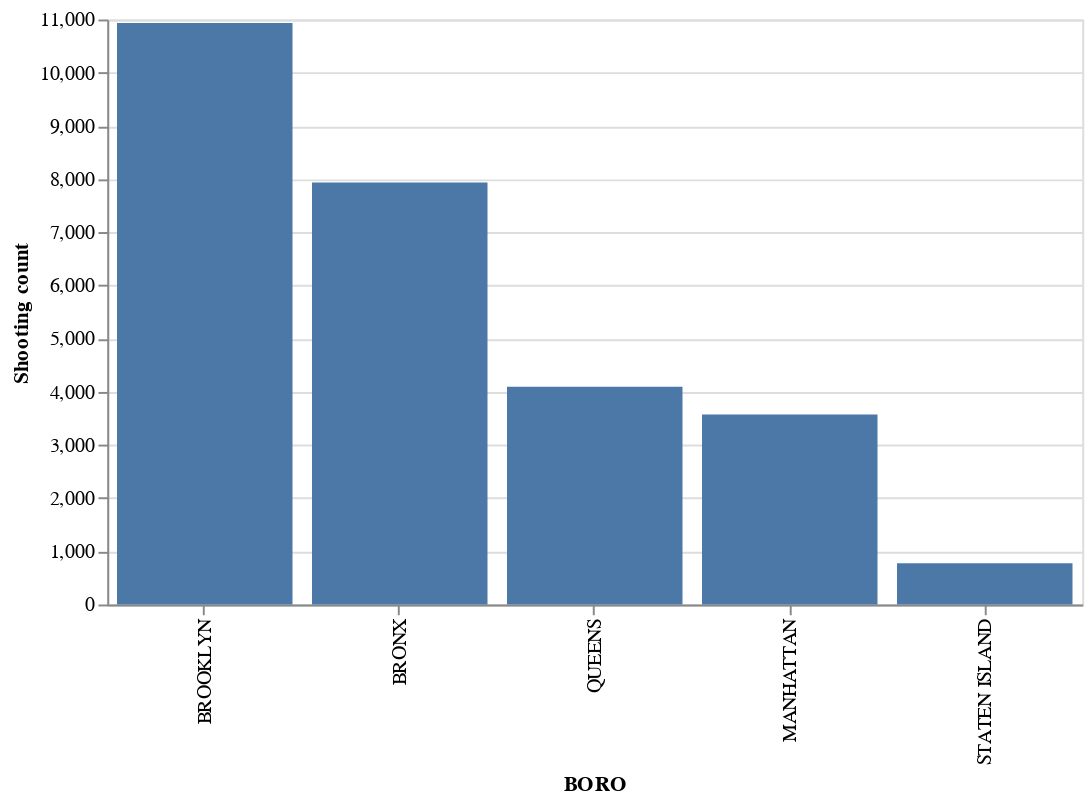

This figure's notebook cell:
### Markdown cell above
### WHERE: Distribution of shootings based on region, brooklyn and bronx make majority 
Location related info (inside /outside or )is missing 93%
most of shooting happens in multidwelling

### Code cell
sample = raw_data.groupby('BORO', as_index=False).count()
# sample = sample.sort_values(by="PRECINCT", ascending=False, inplace=True)
alt.Chart(sample, width=500).mark_bar().encode(
    x = alt.X("BORO:O", sort='-y'),
    y = alt.Y("PRECINCT", title="Shooting count")
)

### Figure 1 — Vega-Lite specification as saved in the notebook (floating-point values rounded to 4 significant figures)
{"config": {"view": {"continuousWidth": 300, "continuousHeight": 300}}, "data": {"name": "data-fbdc3d89c318c5e88bb3d1205c2f97fe"}, "mark": {"type": "bar"}, "encoding": {"x": {"field": "BORO", "sort": "-y", "type": "ordinal"}, "y": {"field": "PRECINCT", "title": "Shooting count", "type": "quantitative"}}, "width": 500, "$schema": "https://vega.github.io/schema/vega-lite/v5.17.0.json", "datasets": {"data-fbdc3d89c318c5e88bb3d1205c2f97fe": [{"BORO": "BRONX", "INCIDENT_KEY": 7937, "OCCUR_DATE": 7937, "OCCUR_TIME": 7937, "LOC_OF_OCCUR_DESC": 535, "PRECINCT": 7937, "JURISDICTION_CODE": 7937, "LOC_CLASSFCTN_DESC": 535, "LOCATION_DESC": 3396, "STATISTICAL_MURDER_FLAG": 7937, "PERP_AGE_GROUP": 5425, "PERP_SEX": 5431, "PERP_RACE": 5431, "VIC_AGE_GROUP": 7937, "VIC_SEX": 7937, "VIC_RACE": 7937, "X_COORD_CD": 7937, "Y_COORD_CD": 7937, "Latitude": 7937, "Longitude": 7937, "Lon_Lat": 7937, "OCCUR_MONTH": 7937, "OCCUR_YEAR": 7937, "weekend": 7937, "time_category": 7937, "time_window": 7937}, {"BORO": "BROOKLYN", "INCIDENT_KEY": 10933, "OCCUR_DATE": 10933, "OCCUR_TIME": 10933, "LOC_OF_OCCUR_DESC": 568, "PRECINCT": 10933, "JURISDICTION_CODE": 10933, "LOC_CLASSFCTN_DESC": 568, "LOCATION_DESC": 5083, "STATISTICAL_MURDER_FLAG": 10933, "PERP_AGE_GROUP": 6642, "PERP_SEX": 6652, "PERP_RACE": 6652, "VIC_AGE_GROUP": 10933, "VIC_SEX": 10933, "VIC_RACE": 10933, "X_COORD_CD": 10933, "Y_COORD_CD": 10933, "Latitude": 10929, "Longitude": 10929, "Lon_Lat": 10929, "OCCUR_MONTH": 10933, "OCCUR_YEAR": 10933, "weekend": 10933, "time_category": 10933, "time_window": 10933}, {"BORO": "MANHATTAN", "INCIDENT_KEY": 3572, "OCCUR_DATE": 3572, "OCCUR_TIME": 3572, "LOC_OF_OCCUR_DESC": 307, "PRECINCT": 3572, "JURISDICTION_CODE": 3571, "LOC_CLASSFCTN_DESC": 307, "LOCATION_DESC": 1779, "STATISTICAL_MURDER_FLAG": 3572, "PERP_AGE_GROUP": 2542, "PERP_SEX": 2548, "PERP_RACE": 2548, "VIC_AGE_GROUP": 3572, "VIC_SEX": 3572, "VIC_RACE": 3572, "X_COORD_CD": 3572, "Y_COORD_CD": 3572, "Latitude": 3568, "Longitude": 3568, "Lon_Lat": 3568, "OCCUR_MONTH": 3572, "OCCUR_YEAR": 3572, "weekend": 3572, "time_category": 3572, "time_window": 3572}, {"BORO": "QUEENS", "INCIDENT_KEY": 4094, "OCCUR_DATE": 4094, "OCCUR_TIME": 4094, "LOC_OF_OCCUR_DESC": 266, "PRECINCT": 4094, "JURISDICTION_CODE": 4093, "LOC_CLASSFCTN_DESC": 266, "LOCATION_DESC": 1724, "STATISTICAL_MURDER_FLAG": 4094, "PERP_AGE_GROUP": 2728, "PERP_SEX": 2737, "PERP_RACE": 2737, "VIC_AGE_GROUP": 4094, "VIC_SEX": 4094, "VIC_RACE": 4094, "X_COORD_CD": 4094, "Y_COORD_CD": 4094, "Latitude": 4092, "Longitude": 4092, "Lon_Lat": 4092, "OCCUR_MONTH": 4094, "OCCUR_YEAR": 4094, "weekend": 4094, "time_category": 4094, "time_window": 4094}, {"BORO": "STATEN ISLAND", "INCIDENT_KEY": 776, "OCCUR_DATE": 776, "OCCUR_TIME": 776, "LOC_OF_OCCUR_DESC": 40, "PRECINCT": 776, "JURISDICTION_CODE": 776, "LOC_CLASSFCTN_DESC": 40, "LOCATION_DESC": 353, "STATISTICAL_MURDER_FLAG": 776, "PERP_AGE_GROUP": 631, "PERP_SEX": 634, "PERP_RACE": 634, "VIC_AGE_GROUP": 776, "VIC_SEX": 776, "VIC_RACE": 776, "X_COORD_CD": 776, "Y_COORD_CD": 776, "Latitude": 776, "Longitude": 776, "Lon_Lat": 776, "OCCUR_MONTH": 776, "OCCUR_YEAR": 776, "weekend": 776, "time_category": 776, "time_window": 776}]}}
